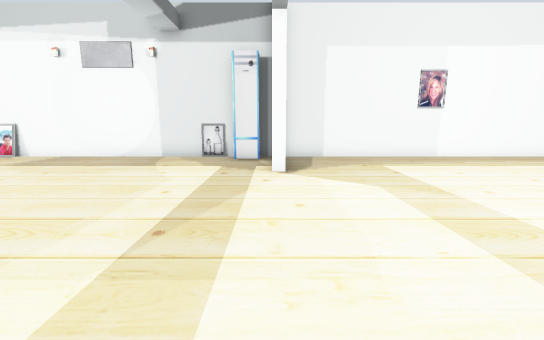
[1] (above)

12 first-person views from a walk through a robot-simulator world made for Gazebo. The camera is 0.72 m above the floor, tilts 10° down and sees 90° across. The floor is counted in squares, 0.5 m on a side. Each view is taken from the middle of a square. On the plan, view 1 faces up. The plan holds only what a view shows up to about 13 squares ahead; the rest is blank.

[2]
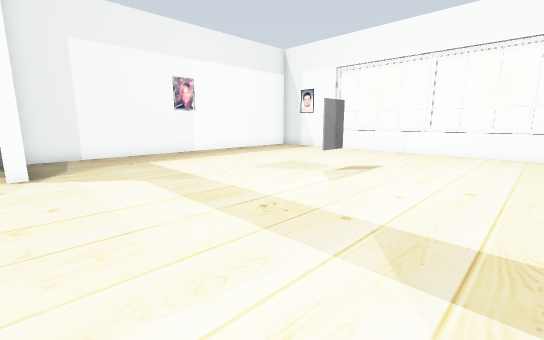

[3]
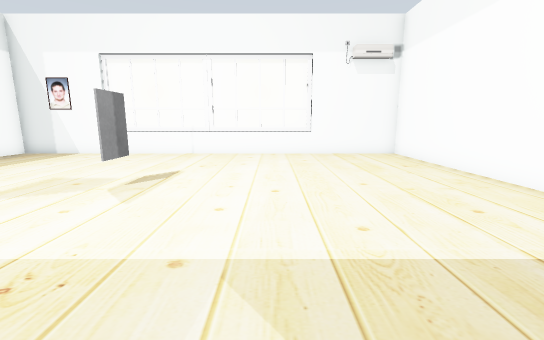

[4]
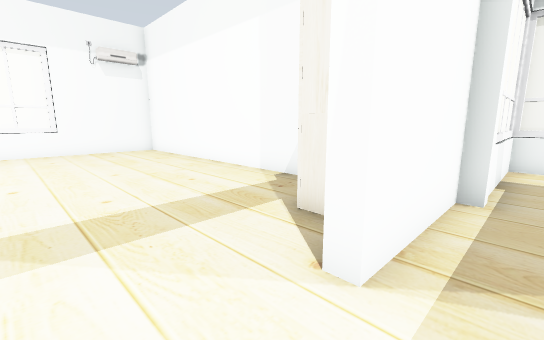

[5]
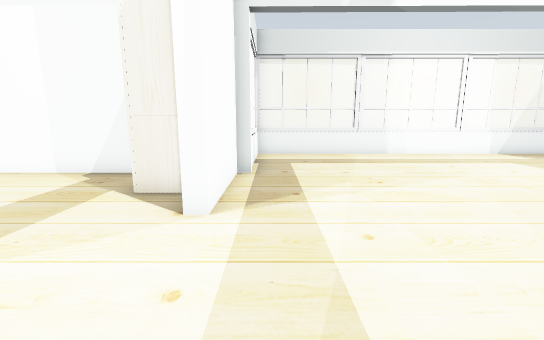

[6]
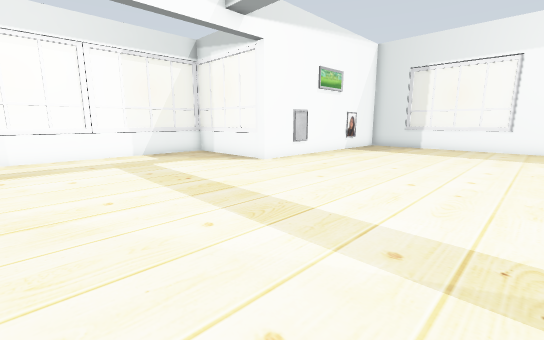

[7]
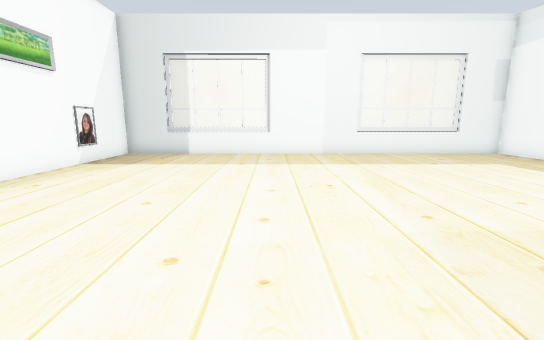

[8]
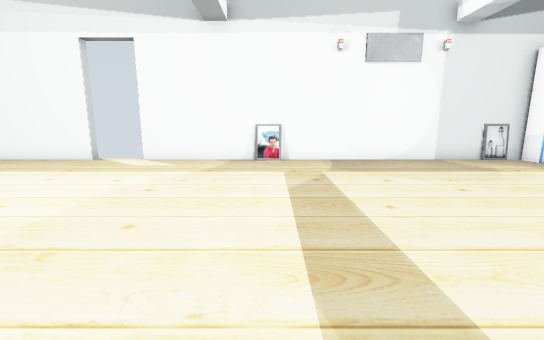

[9]
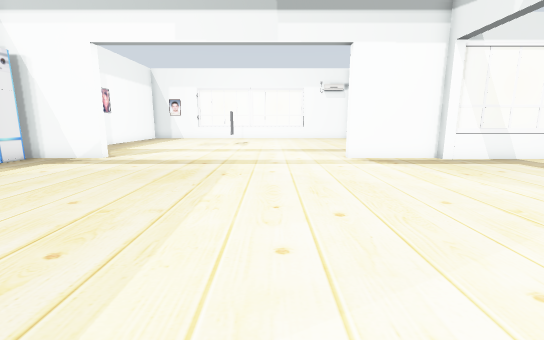

[10]
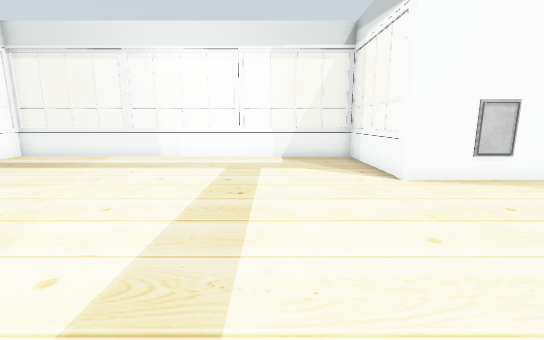

[11]
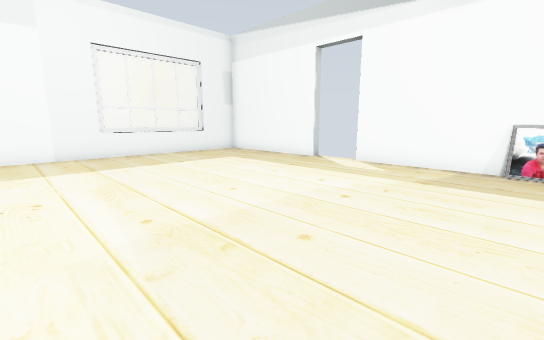

[12]
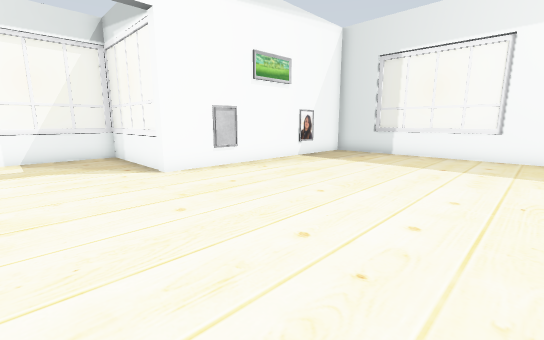

### Floor plan
Points are (right, up) in squares from view 1. A wall is a line through its corners. A room is listed if a view was taken in it or the views show most of it. See-through windows are left out.
Room 1 (views 1, 2, 3, 4, 5, 6, 7, 8, 9, 10, 11, 12)
walls: (0.5, 7.9) (0, 7.9) (0, 11.1); (0, -5.7) (0, -2.1) (0.5, -2.1); (-0.4, -6.5) (-0.4, -5.7); (0.1, 11.5) (-16, 11.5); (3, -5.7) (13.6, -5.7) (13.6, -1.4); (-18, 11.5) (-23.6, 11.5) (-23.6, 9.4); (-23.6, 7.5) (-23.6, -5.7) (-14.3, -5.7) (-14.3, -10.5); (13.6, 7.5) (13.6, 11.5) (0.5, 11.5)
low walls: (-5.6, -10.5) (-0.3, -10.5); (-14.3, -10.5) (-9.4, -10.5); (13.6, 2.4) (13.6, 3.5)
ways out: gap at (-18, 12); gap at (-16, 12)
objects: window (-24, 0); window (-24, 8) to (-24, 9); picture (-21, -6); picture (-16, -6); window (-14, -10) to (-14, -8); window (-12, -11); picture (-11, 11); window (-9, -11) to (-6, -11); picture (-3, 11); window (-2, -11); other object (-1, 11); window (0, -10) to (0, -7); wardrobe (1, -5) to (2, -4); picture (7, 4) to (8, 4); picture (7, 11); window (14, -1) to (14, 2); window (14, 4) to (14, 7)

Positions as (right, up) in squares from view 1, and headings:
1: (0, 0), facing up
2: (0, -1), facing up-right
3: (1, 0), facing right
4: (-1, 0), facing down-right
5: (-1, 2), facing down
6: (-7, 2), facing down-left
7: (-11, 1), facing left
8: (-11, 1), facing up
9: (-11, 1), facing right
10: (-11, 1), facing down
11: (-11, 2), facing up-left
12: (-11, 2), facing down-left
